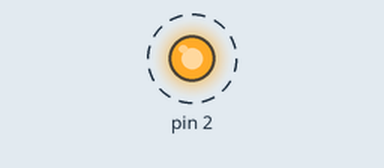
The sketch below on a simulated Arduino Uno, built with avr-gcc and run on an emulated ATmega328P. Shown: output pins drawn as LEDs (lit = HIGH). Dashed ring = blinking.

Above: at 0.5 s.
Timing chart, 0 to 4.6 s (numbered marks = the images above):
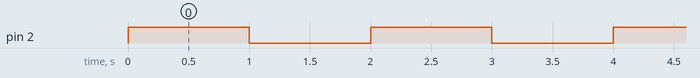

The sketch:

atividade_3_gi.ino
```cpp
class motor {
  private:
  bool estado;
  int terminal;
  public:
  void ligarMotor();
  void desligarMotor();
  void setTerminal(int);
 };
 void motor::setTerminal(int terminal){
  this->terminal= terminal;
  pinMode(this->terminal, OUTPUT);
 }
  void motor::ligarMotor(){
    if(this->terminal >=0 && this->terminal <=13){
      digitalWrite(this->terminal, HIGH);
      this->estado = HIGH;
    }
  }
void motor::desligarMotor(){
  if(this->terminal >=0 && this->terminal <=13){
    digitalWrite(this->terminal, LOW);
    this->estado= LOW;
  }

}
motor meuMotor;
void setup() {
  meuMotor.setTerminal(2);
}
void loop(){
  meuMotor.ligarMotor();
  delay(1000);
  meuMotor.desligarMotor();
  delay(1000);
}
```

Measured:
- by itself, pin 2: alternates HIGH for 1.0 s and LOW for 1.0 s
